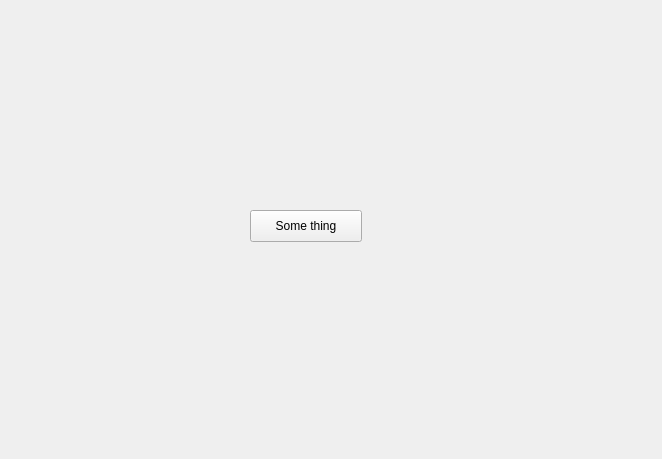
<?xml version="1.0" encoding="UTF-8"?>
<ui version="4.0">
 <class>SignUpPage</class>
 <widget class="QWidget" name="SignUpPage">
  <property name="geometry">
   <rect>
    <x>0</x>
    <y>0</y>
    <width>662</width>
    <height>459</height>
   </rect>
  </property>
  <property name="windowTitle">
   <string>Form</string>
  </property>
  <widget class="QPushButton" name="pushButton">
   <property name="geometry">
    <rect>
     <x>250</x>
     <y>210</y>
     <width>112</width>
     <height>32</height>
    </rect>
   </property>
   <property name="text">
    <string>Some thing</string>
   </property>
  </widget>
 </widget>
 <resources/>
 <connections/>
</ui>
